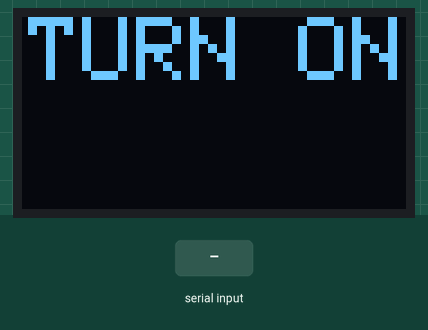
Bench run of a sketch on a simulated Arduino Uno, built with avr-gcc and run on an emulated ATmega328P. Parts: 128×64 one-colour display. Inputs (shaded band) come from the test bench. The display library's start-up logo is not drawn; EEPROM starts erased; what the sketch prints to the serial monitor is not drawn.

Above: at 1.2 s.
1.3 s: "START" received over Serial
At 2.5 s:
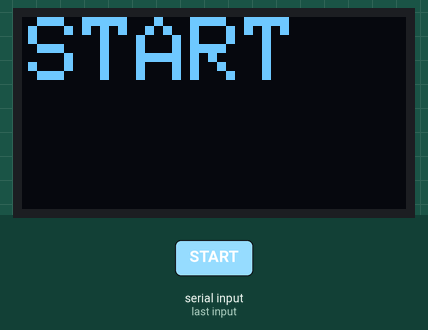
2.8 s: "GET" received over Serial
At 5.3 s:
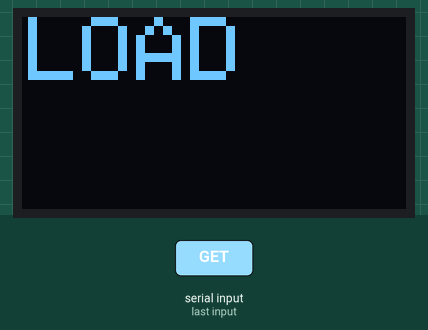
5.6 s: "SAVE" received over Serial
At 6.8 s:
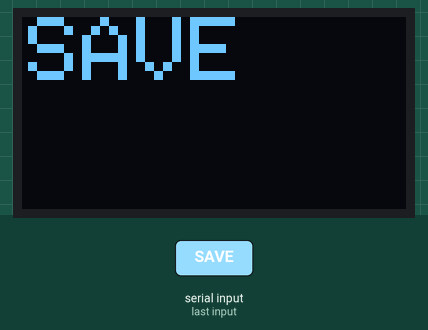
7.2 s: "ERASE_ALL" received over Serial
At 9.0 s:
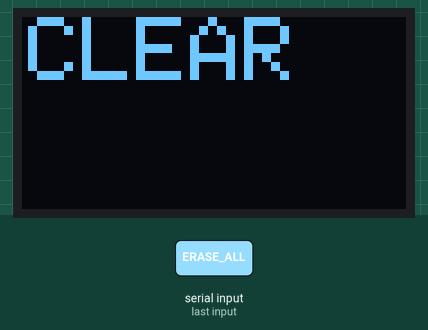
9.4 s: "GET" received over Serial
At 10.8 s:
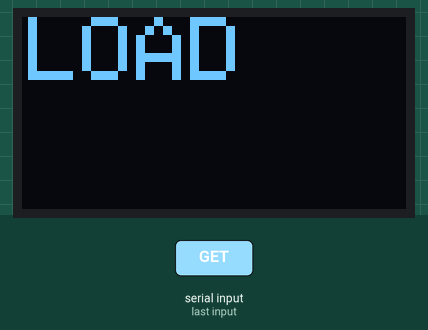
11.1 s: "START" received over Serial
At 12.4 s:
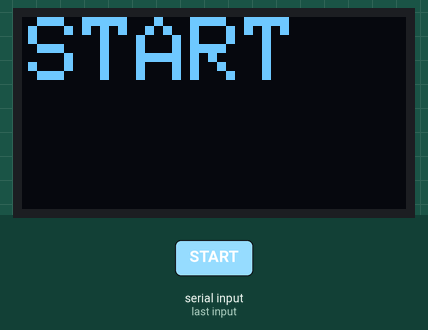
Timing chart, 0 to 13.6 s (numbered marks = the images above; inputs shaded):
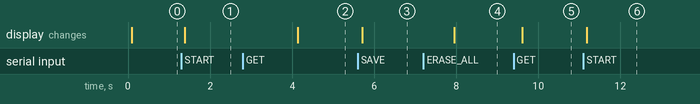

Measured:
- after the input at 1.3 s, the display: changes after 0.08 s (image 1)
- after the input at 2.8 s, the display: changes after 1.3 s (image 2)
- after the input at 5.6 s, the display: changes after 0.11 s (image 3)
- after the input at 7.2 s, the display: changes after 0.76 s (image 4)
- after the input at 9.4 s, the display: changes after 0.21 s (image 5)
- after the input at 11.1 s, the display: changes after 0.08 s (image 6)

The sketch:

wallet_flash_uno_test.ino
```cpp
#include <Wire.h>
#include <Adafruit_GFX.h>
#include <Adafruit_SSD1306.h>
#include <EEPROM.h>

#define LEN_ADR      200
#define SCREEN_WIDTH 128
#define SCREEN_HEIGHT 64

#define OLED_RESET     -1 // Reset pin # (or -1 if sharing Arduino reset pin)
#define SCREEN_ADDRESS 0x3D ///< See datasheet for Address; 0x3D for 128x64, 0x3C for 128x32
Adafruit_SSD1306 display(SCREEN_WIDTH, SCREEN_HEIGHT, &Wire, OLED_RESET);


void turn_on()
{
  display.clearDisplay();
  display.setTextSize(3);
  display.setTextColor(SSD1306_WHITE);
  display.setCursor(2,0);
  display.print("TURN ON");
  display.display();
}

void start_screen()
{
  display.clearDisplay();
  display.setTextSize(3);
  display.setTextColor(SSD1306_WHITE);
  display.setCursor(2,0);
  display.print("START");
  display.display();
}
void erase()
{
  display.clearDisplay();
  display.setTextSize(3);
  display.setTextColor(SSD1306_WHITE);
  display.setCursor(2,0);
  display.print("CLEAR");
  display.display();
}

void save_key()
{
  display.clearDisplay();
  display.setTextSize(3);
  display.setTextColor(SSD1306_WHITE);
  display.setCursor(2,0);
  display.print("SAVE");
  display.display();
}

void load_key()
{
  display.clearDisplay();
  display.setTextSize(3);
  display.setTextColor(SSD1306_WHITE);
  display.setCursor(2,0);
  display.print("LOAD");
  display.display();
}


int key = 0;
void setup() {
  Serial.begin(9600);
  Serial.setTimeout(50);

  if(!display.begin(SSD1306_SWITCHCAPVCC, SCREEN_ADDRESS)) {
    Serial.println(F("SSD1306 allocation failed"));
  }
  display.display();
  display.clearDisplay();

  turn_on();

}

int pin = 0;
void loop() {
  if(Serial.available())
  {
    String data_input = Serial.readString();

    if(data_input.indexOf("START") > -1)
    {
      Serial.println("wallet_ok");
      start_screen();
    }


    if(data_input.indexOf("GET") > -1)
    {
        String String_file;
        byte len = 0;
        len = EEPROM.read(LEN_ADR);
        if(len)
        {
          for(int i = 0; i < len; i++)
          {
            Serial.println(EEPROM.read(i));
          }
          load_key();
        }
        else
        {
          Serial.println("EMPTY");
      }
    }


    if((data_input.indexOf("SAVE") > -1))
    {
      data_input.remove(0,4);
      EEPROM.put(0, data_input);
      EEPROM.put(LEN_ADR, data_input.length());
      Serial.println("wallet_ok");
      save_key();
    }

    if((data_input.indexOf("ERASE_ALL") > -1))
    {
      byte erase_mass[201];
      memset(erase_mass, 0, LEN_ADR);
      EEPROM.put(0,erase_mass);
      Serial.println("wallet_ok");
      erase();
    }
  }
}
```
